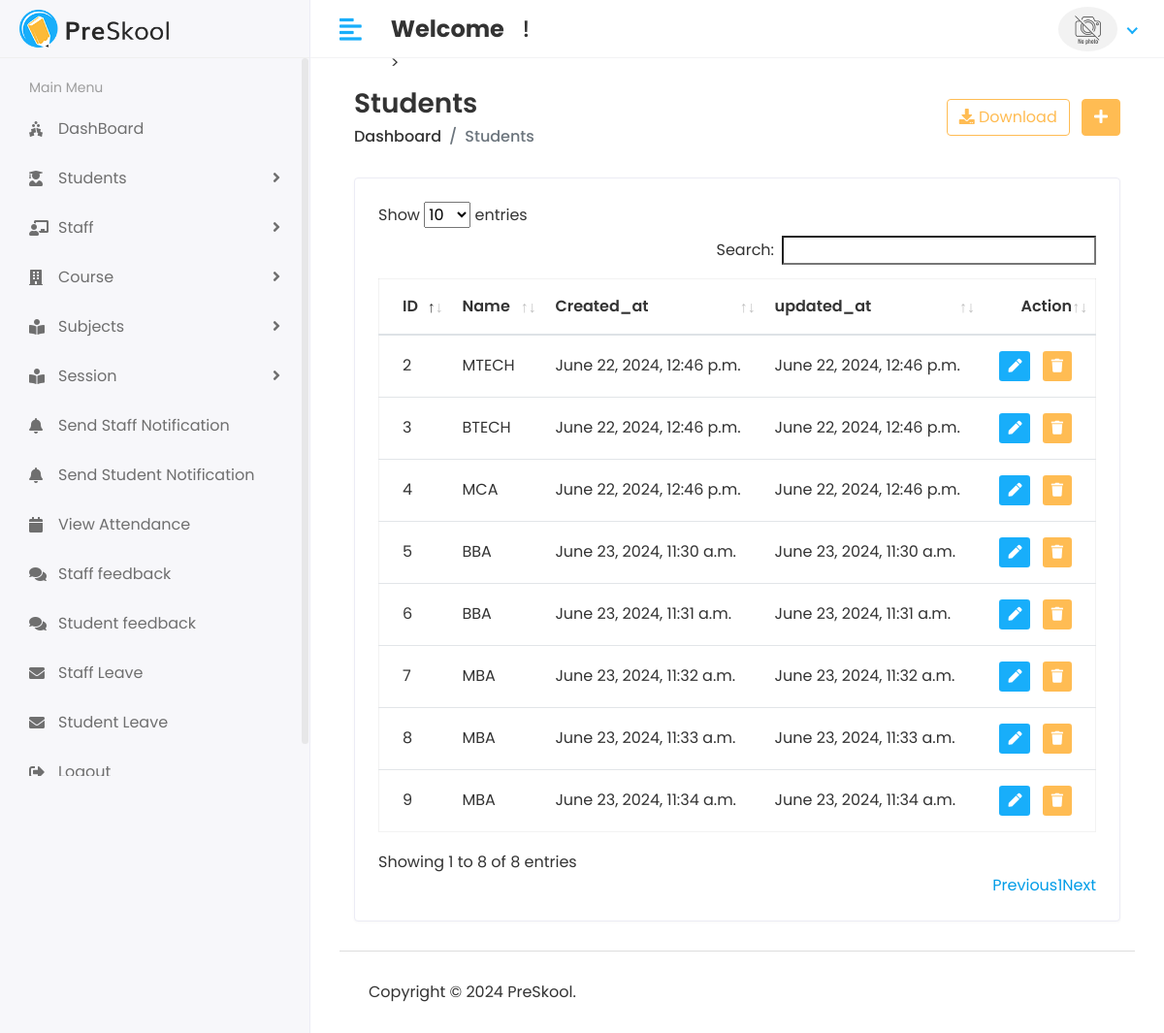
The app's page /Hod/Course/View (signed in) with its own data.
### lmsapp/models.py (models this page shows, shortened)
class Course(models.Model):
    name=models.CharField(max_length=100)
    created_at=models.DateTimeField(auto_now_add=True)
    updated_at=models.DateTimeField(auto_now=True)

### lms/hod_views.py (the view)
# urls.py: path('Hod/Course/View',hod_views.VIEW_COURSE,name='view_course'),
@login_required(login_url='/')
def VIEW_COURSE(request):
    course = Course.objects.all()
    context = {
        'course':course,
    }
    return render(request,'Hod/view_course.html',context)

### template/hod/view_course.html (shortened to what this page needs)
{% extends 'base.html' %}
{% block content %}
{% load static %}
<div class="content container-fluid">
   <div class="page-header">
      <div class="row align-items-center">
         <div class="col">
            <h3 class="page-title">Students</h3>
            <ul class="breadcrumb">
               <li class="breadcrumb-item"><a href="index.html">Dashboard</a></li>
               <li class="breadcrumb-item active">Students</li>
            </ul>
         </div>
         <div class="col-auto text-right float-right ml-auto">
            <a href="#" class="btn btn-outline-primary mr-2"><i class="fas fa-download"></i> Download</a>
            <a href="add-student.html" class="btn btn-primary"><i class="fas fa-plus"></i></a>
         </div>
      </div>
   </div>
   <div class="row">
      <div class="col-sm-12">
         <div class="card card-table">
            <div class="card-body">
               <div class="table-responsive">
                  <table id="table_id" class="table table-hover table-center mb-0">
                     <thead>
                        <tr>
                           <th>ID</th>
                           <th>Name</th>
                           <th>Created_at</th>
                           <th>updated_at</th>
                           <th class="text-right">Action</th>
                        </tr>
                     </thead>
                     <tbody>
                        {% for i in course %}
                        <tr>
                           <td>{{i.id}}</td>
                           <td>{{i.name}}</td>
                           <td>{{i.created_at}}</td>
                           <td>{{i.updated_at}}</td>
                           <td class="text-right">
                              <div class="actions">
                                 <a href="{% url 'edit_course' i.id %}" class="btn btn-sm bg-success-light mr-2">
                                 <i class="fas fa-pen"></i>
                                 </a>
                                 <a href="{% url 'delete_course' i.id %}" class="btn btn-sm bg-danger-light">
                                 <i class="fas fa-trash"></i>
                                 </a>
                              </div>
                           </td>
                        </tr>
                        {% endfor %}
                     </tbody>
                  </table>
               </div>
            </div>
         </div>
      </div>
   </div>
</div>
{% endblock %}

### static/assets/css/style.css (style rules this page uses)
html { height: 100%; }
body { background-color: #fff; color: #333; font-family: 'Poppins', sans-serif; font-size: 1rem; height: 100%; line-height: 1.5; overflow-x: hidden; }
h1, h2, h3, h4, h5, h6 { font-family: 'Poppins', sans-serif; margin-top: 0; }
a { color: #009ce7; }
input, button, a { transition: all 0.4s ease; -moz-transition: all 0.4s ease; -o-transition: all 0.4s ease; -ms-transition: all 0.4s ease; -webkit-transition: all 0.4s ease; }
ul, ol { padding: 0px; list-style: none; }
.table { color: #333; max-width: 100%; margin-bottom: 0; width: 100%; }
.table.dataTable { border-collapse: collapse !important; border: 1px solid rgba(0, 0, 0, 0.05); }
.table thead tr th { font-weight: 600; }
.table tbody tr { border-bottom: 1px solid rgba(0, 0, 0, 0.05); }
.table.table-center td, .table.table-center th { vertical-align: middle; }
.card-table .card-body .table > thead > tr > th { border-top: 0; }
.card-table .card-body .table tr td:first-child, .card-table .card-body .table tr th:first-child { padding-left: 1.5rem; }
.card-table .card-body .table tr td:last-child, .card-table .card-body .table tr th:last-child { padding-right: 1.5rem; }
.card-table .table td, .card-table .table th { border-top: 1px solid #e2e5e8; padding: 1rem 0.75rem; white-space: nowrap; }
.btn-primary { background-color: #FFBC53; border: 1px solid #FFBC53; }
.btn-outline-primary { color: #FFBC53; border-color: #FFBC53; }
.card { border: 1px solid #ececf5; box-shadow: 0 1px 3px 0 rgba(0, 0, 0, 0.03); margin-bottom: 1.875rem; }
.card-body { padding: 1.5rem; }
.bg-danger-light { background-color:#FFBC53 !important; color:#fff !important; }
.bg-success-light { background-color: #18aefa; color: #fff; }
.page-header { margin-bottom: 1.875rem; }
.page-header .breadcrumb { background-color: transparent; color: #6c757d; font-size: 1rem; font-weight: 500; margin-bottom: 0; padding: 0; }
.page-header .breadcrumb a { color: #333; }
.page-title { font-size: 28px; font-weight: 600; color: #333; margin-bottom: 5px; }

### records on screen
Course: id "2", name "MTECH", created_at "June 22, 2024, 12:46 p.m.", updated_at "June 22, 2024, 12:46 p.m."
Course: id "3", name "BTECH", created_at "June 22, 2024, 12:46 p.m.", updated_at "June 22, 2024, 12:46 p.m."
Course: id "4", name "MCA", created_at "June 22, 2024, 12:46 p.m.", updated_at "June 22, 2024, 12:46 p.m."
Course: id "5", name "BBA", created_at "June 23, 2024, 11:30 a.m.", updated_at "June 23, 2024, 11:30 a.m."
Course: id "6", name "BBA", created_at "June 23, 2024, 11:31 a.m.", updated_at "June 23, 2024, 11:31 a.m."
Course: id "7", name "MBA", created_at "June 23, 2024, 11:32 a.m.", updated_at "June 23, 2024, 11:32 a.m."
Course: id "8", name "MBA", created_at "June 23, 2024, 11:33 a.m.", updated_at "June 23, 2024, 11:33 a.m."
Course: id "9", name "MBA", created_at "June 23, 2024, 11:34 a.m.", updated_at "June 23, 2024, 11:34 a.m."
